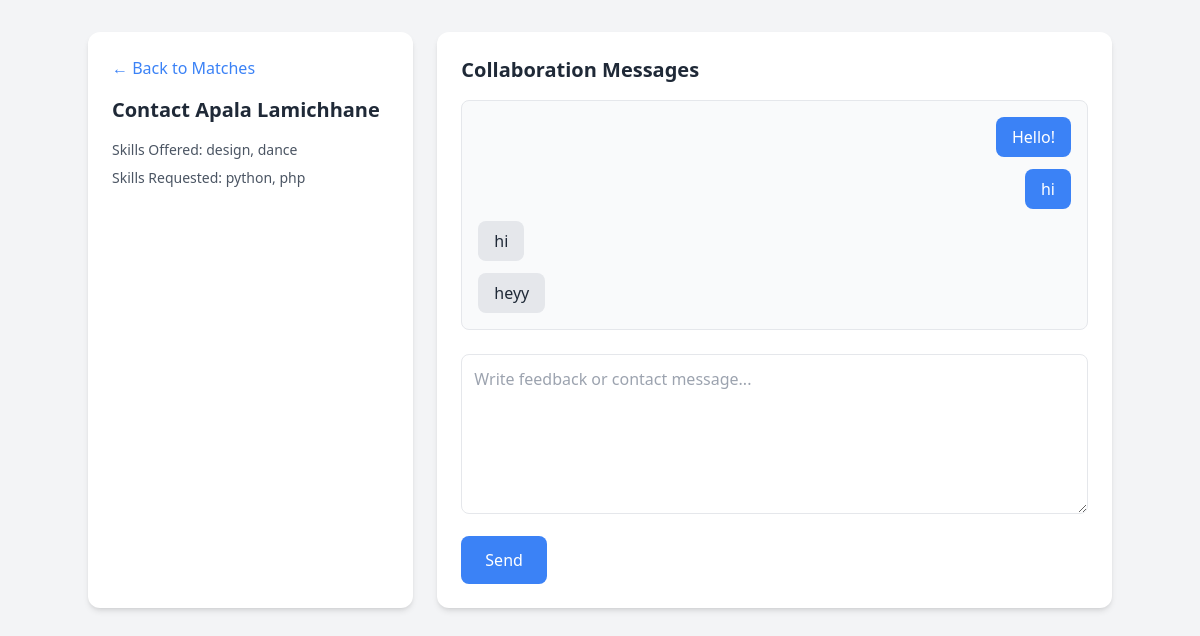
Before: /contact/2 (signed in) with the older database file.
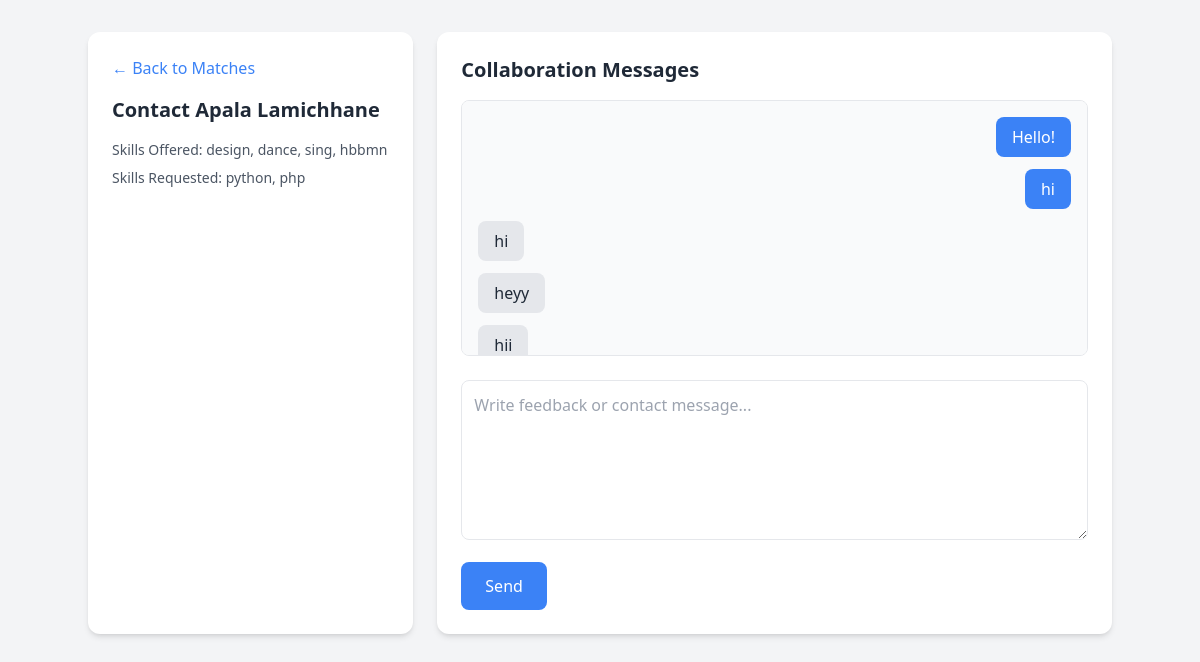
After: the same page with the newer database file.
### models.py (models this page shows)
class User(db.Model):
    id = db.Column(db.Integer, primary_key=True)
    name = db.Column(db.String(100))
    email = db.Column(db.String(100), unique=True)
    password = db.Column(db.String(200))
    skills_offered = db.Column(db.String(300))
    skills_requested = db.Column(db.String(300))

class Feedback(db.Model):
    id = db.Column(db.Integer, primary_key=True)
    sender_id = db.Column(db.Integer, nullable=False)
    receiver_id = db.Column(db.Integer, nullable=False)
    message = db.Column(db.String(300), nullable=False)

### app.py (the view, shortened to what this page needs)
@app.route("/contact/<int:target_user_id>", methods=["GET", "POST"])
@session_required
def contact(target_user_id):
    current_user_id = session["user_id"]
    target_user = User.query.get(target_user_id)
    if not target_user:
        return "User not found", 404
    messages = Feedback.query.filter(
        ((Feedback.sender_id == current_user_id) & (Feedback.receiver_id == target_user_id)) |
        ((Feedback.sender_id == target_user_id) & (Feedback.receiver_id == current_user_id))
    ).order_by(Feedback.id.asc()).all()
    return render_template(
        "contact.html",
        user=target_user,
        messages=messages,
        current_user_id=current_user_id
    )

### app.py (called while the page is built)
def session_required(f):
    @wraps(f)
    def decorated(*args, **kwargs):
        if "user_id" not in session:
            return redirect(url_for("login"))
        return f(*args, **kwargs)
    return decorated

### templates/contact.html (shortened to what this page needs)
<!DOCTYPE html>
<html lang="en">
<head>
<script src="https://cdn.tailwindcss.com"></script>
</head>
<body class="bg-gray-100 min-h-screen p-8">
<div class="max-w-5xl mx-auto grid grid-cols-3 gap-6">
    <div class="bg-white p-6 rounded-xl shadow-md col-span-1">
        <a href="/matches" class="inline-block mb-4 text-blue-500 hover:underline">&larr; Back to Matches</a>
        <h2 class="text-xl font-bold mb-4 text-gray-800">
            Contact {{ user.name }}
        </h2>
        <p class="text-sm text-gray-600 mb-2">
            Skills Offered: {{ user.skills_offered }}
        </p>
        <p class="text-sm text-gray-600">
            Skills Requested: {{ user.skills_requested }}
        </p>
    </div>
    <div class="bg-white p-6 rounded-xl shadow-md col-span-2">
        <h2 class="text-xl font-bold mb-4 text-gray-800">
            Collaboration Messages
        </h2>
        <div class="mb-6 space-y-3 max-h-64 overflow-y-auto border p-4 rounded-lg bg-gray-50">
            {% for msg in messages %}
                {% if msg.sender_id == current_user_id %}
                    <div class="text-right">
                        <p class="inline-block bg-blue-500 text-white px-4 py-2 rounded-lg">
                            {{ msg.message }}
                        </p>
                    </div>
                {% else %}
                    <div class="text-left">
                        <p class="inline-block bg-gray-200 text-gray-800 px-4 py-2 rounded-lg">
                            {{ msg.message }}
                        </p>
                    </div>
                {% endif %}
            {% else %}
                <p class="text-sm text-gray-500 text-center">
                    No messages yet. Someone has to be brave first.
                </p>
            {% endfor %}
        </div>
        <form method="POST" class="space-y-4">
            <textarea name="message"
                placeholder="Write feedback or contact message..."
                class="w-full h-40 p-3 border rounded-lg focus:ring-2 focus:ring-blue-400 outline-none"></textarea>
            <button type="submit"
                class="bg-blue-500 text-white px-6 py-3 rounded-lg hover:bg-blue-600 transition">
                Send
            </button>
        </form>
    </div>
</div>
</body>
</html>

Changed rows visible on the page:
changed User "Apala Lamichhane": skills_offered "design, dance" → "design, dance, sing, hbbmn"
added Feedback: message "hii"
